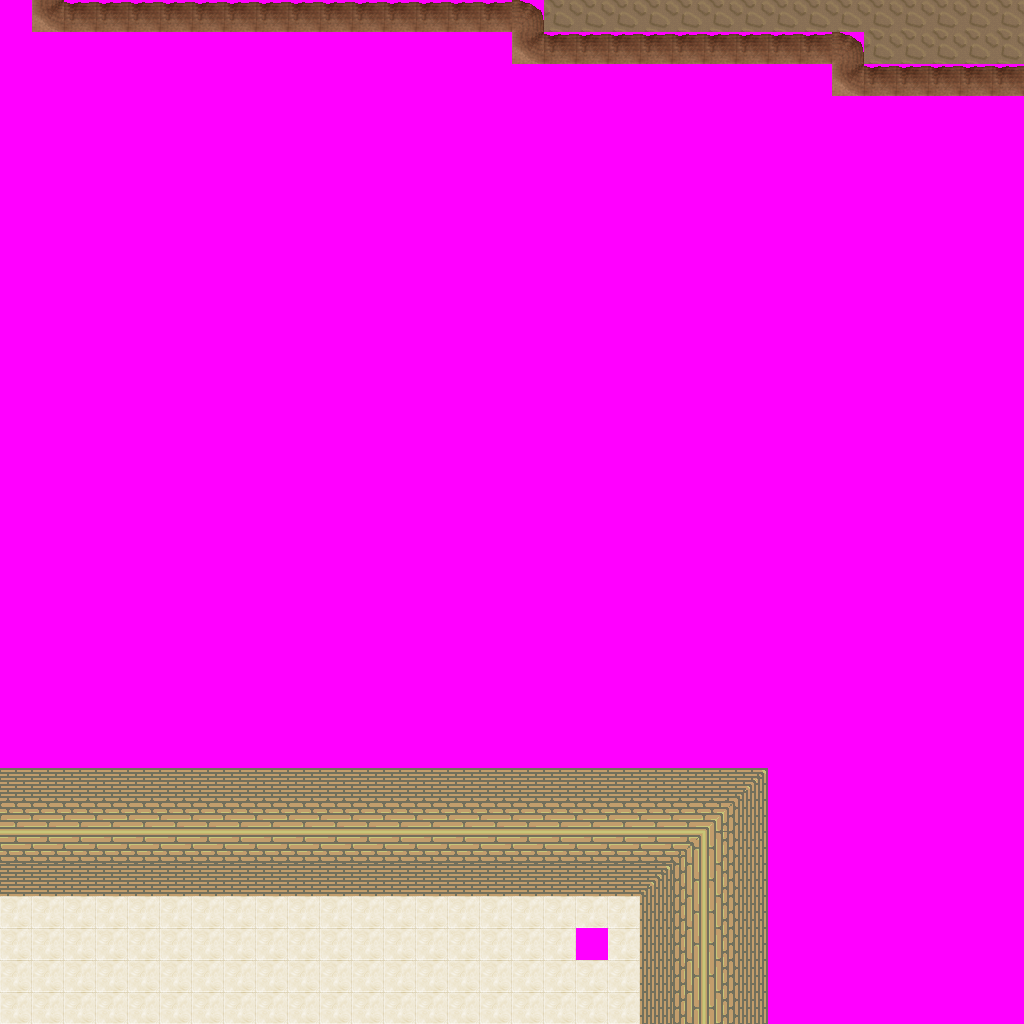

A level layout from a 2D game, rendered from its tile map. Below: a short description, then the map file with tile-grid data replaced by summaries:
An orthogonal 32x32 tile map with 32x32 px tiles, 6 tile layers (Ground, Objects, Above, Walkable, ...), 8 tilesets and 6 objects (3x newmap, from_east_0, from_north_0, from_south_0).

<map version="1.0" orientation="orthogonal" width="32" height="32" tilewidth="32" tileheight="32">
 <tileset firstgid="1" name="ground_brown" tilewidth="32" tileheight="32">
  <image source="../drawable/ground_brown.png" width="160" height="32" />
 </tileset>
 <tileset firstgid="6" name="ground_indoor_floor_tan" tilewidth="32" tileheight="32">
  <image source="../drawable/ground_indoor_floor_tan.png" width="64" height="64" />
 </tileset>
 <tileset firstgid="10" name="furniture_sink_jacuzzi_dark_side_on" tilewidth="32" tileheight="32">
  <image source="../drawable/furniture_sink_jacuzzi_dark_side_on.png" width="96" height="384" />
 </tileset>
 <tileset firstgid="46" name="building_wall_ochre_brick_set" tilewidth="32" tileheight="32">
  <image source="../drawable/building_wall_ochre_brick_set.png" width="128" height="192" />
 </tileset>
 <tileset firstgid="70" name="item_banners_superhumans_banner_on_post" tilewidth="32" tileheight="32">
  <image source="../drawable/item_banners_superhumans_banner_on_post.png" width="64" height="128" />
 </tileset>
 <tileset firstgid="78" name="item_statue_nymph_aqua" tilewidth="32" tileheight="32">
  <image source="../drawable/item_statue_nymph_aqua.png" width="32" height="128" />
 </tileset>
 <tileset firstgid="82" name="building_wall_int_sandstone" tilewidth="32" tileheight="32">
  <image source="../drawable/building_wall_int_sandstone.png" width="96" height="160" />
 </tileset>
 <tileset firstgid="97" name="walkable_sentinel" tilewidth="32" tileheight="32">
  <image source="../drawable/walkable_sentinel.png" width="32" height="32" />
 </tileset>
 <layer name="Ground" width="32" height="32">
  <data>[1024 cells, 1024 non-empty, 3 distinct tile ids]</data>
 </layer>
 <layer name="Objects" width="32" height="32">
  <data>[1024 cells, 16 non-empty, 8 distinct tile ids]</data>
 </layer>
 <layer name="Above" width="32" height="32">
  <data>[1024 cells, 20 non-empty, 12 distinct tile ids]</data>
 </layer>
 <layer name="Walkable" width="32" height="32">
  <data>[1024 cells, 930 non-empty, 1 distinct tile ids]</data>
 </layer>
 <layer name="Objects_stendhal" width="32" height="32">
  <data>[1024 cells, 224 non-empty, 13 distinct tile ids]</data>
 </layer>
 <layer name="Objects_stendhal2" width="32" height="32">
  <data>[1024 cells, 0 non-empty, 0 distinct tile ids]</data>
 </layer>
 <objectgroup name="Mapevents" width="32" height="32">
  <object name="exit_west_0" type="newmap" x="0" y="896" width="32" height="128">
   <properties>
    <property name="map" value="level_1_ados_outside_w_x2_y1" />
    <property name="place" value="from_west_0" />
   </properties>
  </object>
  <object name="exit_south_0" type="newmap" x="160" y="992" width="192" height="32">
   <properties>
    <property name="map" value="level_1_ados_outside_w_x3_y2" />
    <property name="place" value="from_south_0" />
   </properties>
  </object>
  <object name="exit_north_0" type="newmap" x="544" y="0" width="480" height="32">
   <properties>
    <property name="map" value="level_1_ados_outside_w_x3_y0" />
    <property name="place" value="from_north_0" />
   </properties>
  </object>
 </objectgroup>
 <objectgroup name="Spawn" width="32" height="32">
  <object name="from_east_0" x="0" y="960" width="32" height="32" />
  <object name="from_north_0" x="256" y="992" width="32" height="32" />
  <object name="from_south_0" x="768" y="0" width="32" height="32" />
 </objectgroup>
 <objectgroup name="Keys" width="32" height="32" />
 <objectgroup name="Replace" width="32" height="32" />
</map>
